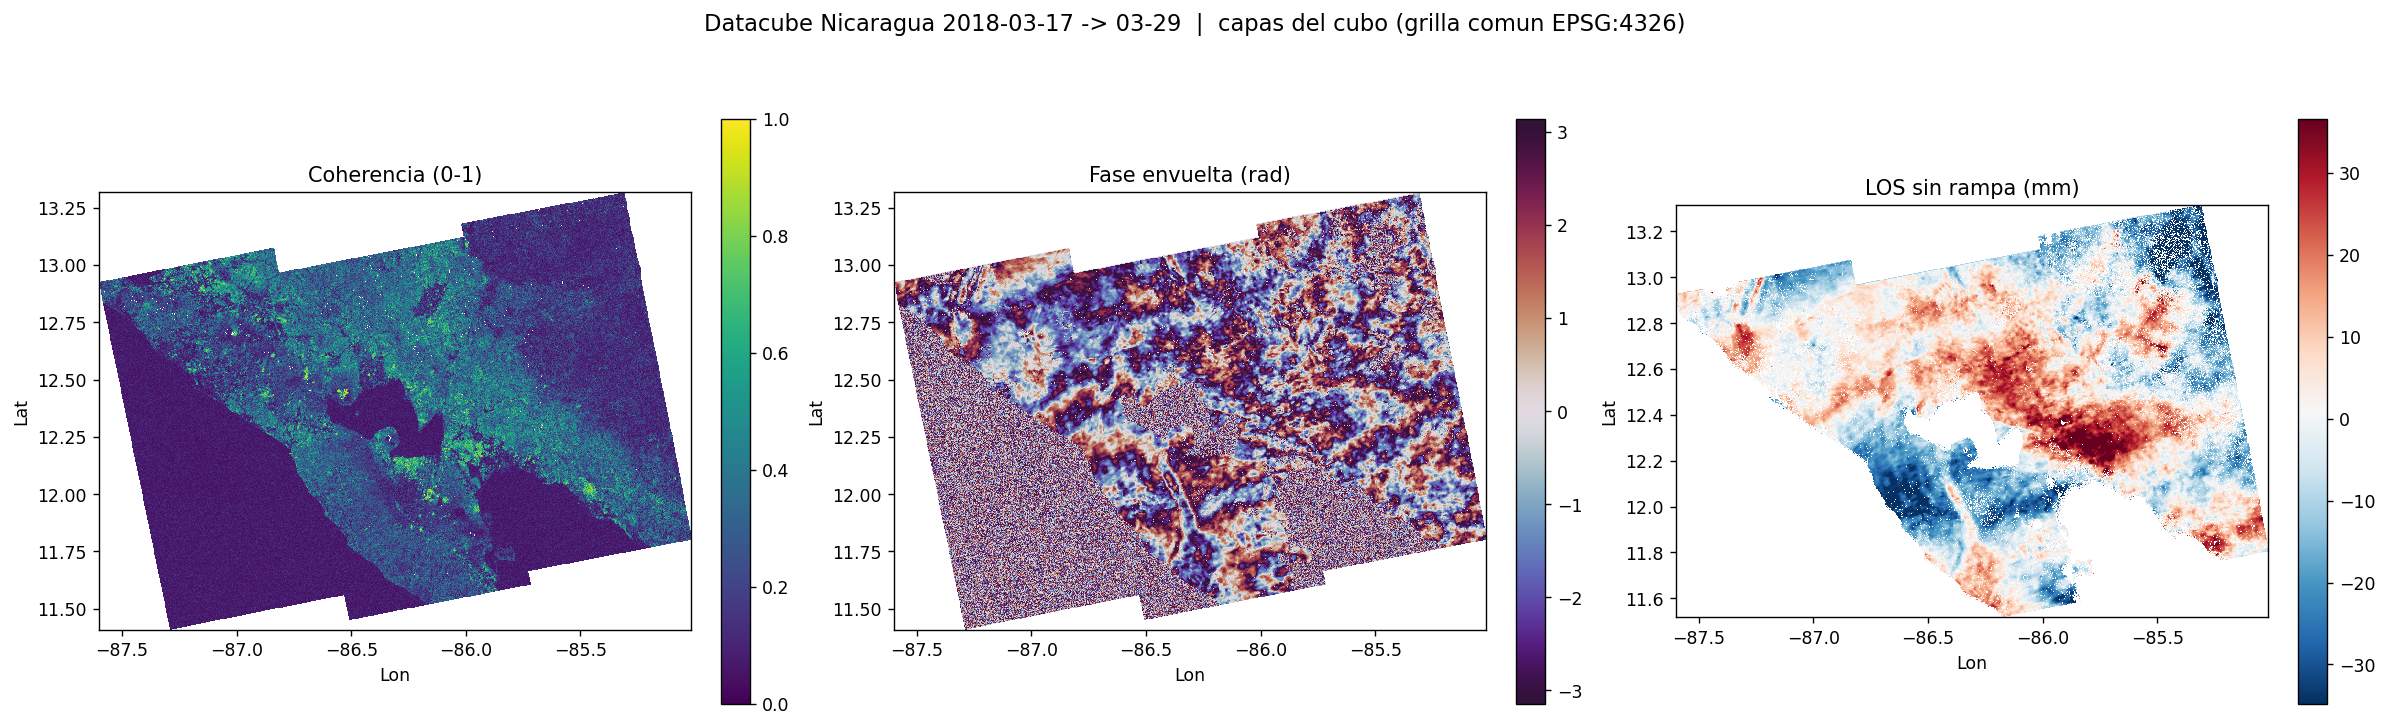

Reproduce this figure in Python.
#!/usr/bin/env python
# Contact-sheet del datacube: coherencia, fase envuelta y LOS sin rampa.
# Uso: python contact_sheet.py [products_dir]   (def: carpeta del script / products)
import os, sys, numpy as np, matplotlib
matplotlib.use("Agg")
import matplotlib.pyplot as plt
import rioxarray

_here = os.path.dirname(os.path.abspath(__file__))
PRODUCTS = sys.argv[1] if len(sys.argv) > 1 else os.path.join(_here, "products")
D = os.path.join(PRODUCTS, "cog")

def read(name, target=1200):
    da = rioxarray.open_rasterio(f"{D}/{name}.tif", masked=True).squeeze("band", drop=True)
    s = max(1, da.shape[1] // target)
    a = da.values[::s, ::s]
    x, y = da.x.values, da.y.values
    ext = [float(x.min()), float(x.max()), float(y.min()), float(y.max())]
    org = "lower" if y[0] < y[-1] else "upper"
    return a, ext, org

panels = [
    ("coherence",  "Coherencia (0-1)",            "viridis", 0.0, 1.0),
    ("wrapped",    "Fase envuelta (rad)",         "twilight_shifted", -np.pi, np.pi),
    ("los_detrend","LOS sin rampa (mm)",          "RdBu_r",  None, None),
]
fig, axs = plt.subplots(1, 3, figsize=(19, 6.2), constrained_layout=True)
for ax, (name, title, cmap, vmin, vmax) in zip(axs, panels):
    a, ext, org = read(name)
    if vmin is None:
        f = a[np.isfinite(a)]; p2, p50, p98 = np.nanpercentile(f, [2, 50, 98])
        lim = float(max(abs(p2 - p50), abs(p98 - p50))); vmin, vmax = p50 - lim, p50 + lim
    im = ax.imshow(a, extent=ext, origin=org, cmap=cmap, vmin=vmin, vmax=vmax, interpolation="nearest")
    ax.set_title(title); ax.set_xlabel("Lon"); ax.set_ylabel("Lat")
    plt.colorbar(im, ax=ax, shrink=0.8)
fig.suptitle("Datacube Nicaragua 2018-03-17 -> 03-29  |  capas del cubo (grilla comun EPSG:4326)", fontsize=13)
out = os.path.join(_here, "contact_sheet.png")
fig.savefig(out, dpi=125, bbox_inches="tight")
print("OK ->", out)
